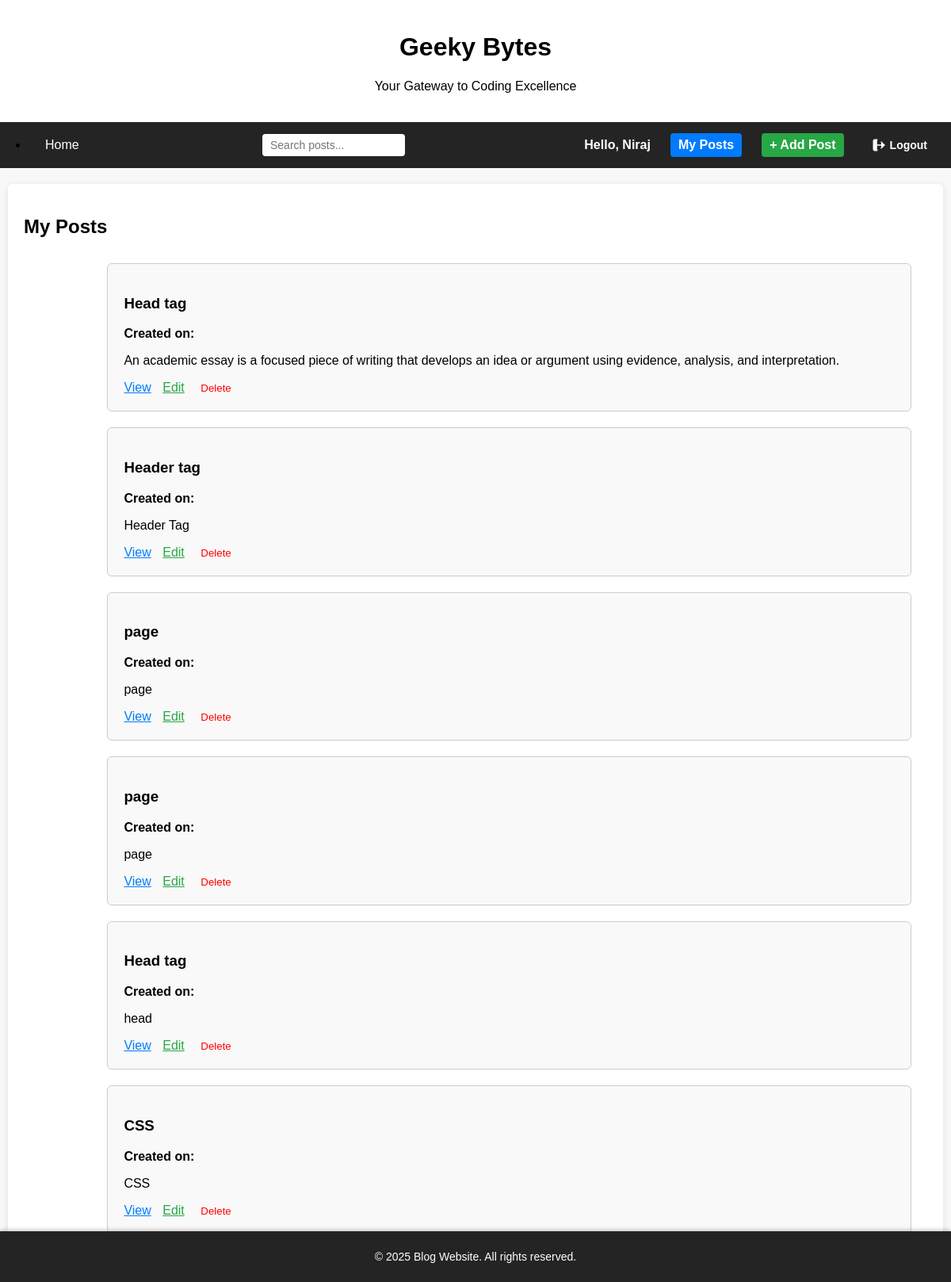
The page /my-post/ (signed in) on the database as committed earlier.
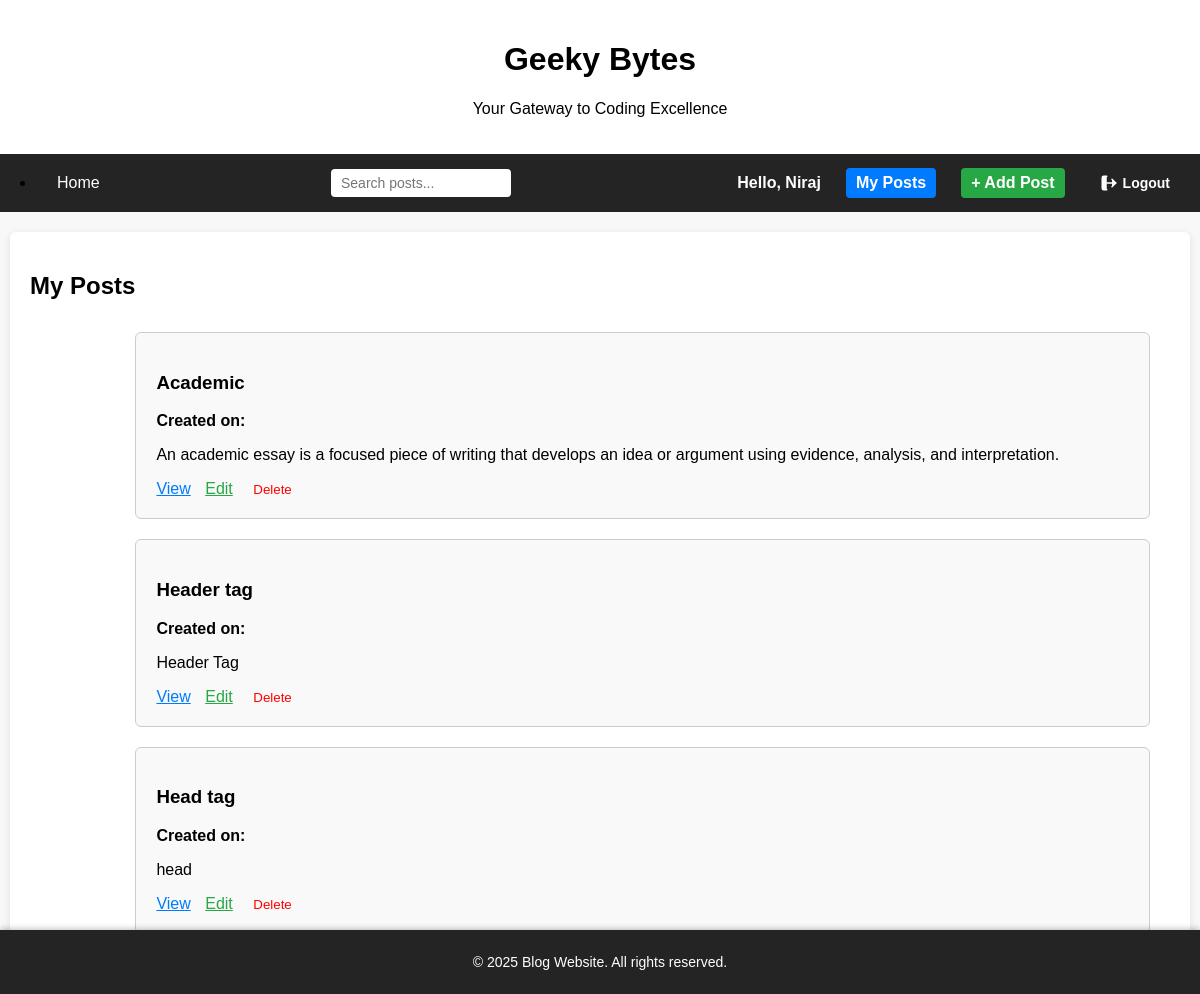
The same page on the database as committed later.
### app/models.py (models this page shows, shortened)
class Blog(models.Model):
    STATUS_CHOICES = [
        ('draft', 'Draft'),
        ('published', 'Published'),
    ]
    category=models.ForeignKey(Category,on_delete=models.CASCADE)
    author=models.ForeignKey(User,on_delete=models.CASCADE)
    slug=models.SlugField(unique=True, blank=True)
    blog_title=models.CharField(max_length=100)
    blog_short_description=models.TextField(max_length=700)
    blog_description=models.TextField(max_length=2000)
    status = models.CharField(max_length=10, choices=STATUS_CHOICES, default='draft')
    created_at=models.DateTimeField(auto_now_add=True)
    updated_at=models.DateTimeField(auto_now=True)
    is_published=models.BooleanField(default=False)
    image=models.ImageField(upload_to='blog_images/',blank=True,null=True)

### app/views.py (the view)
# urls.py: path('my-post/', views.my_post, name='my-post'),
@login_required
def my_post(request):
    posts = Blog.objects.filter(author=request.user)
    return render(request, 'mypost.html', {'user_posts': posts})

### template/mypost.html (shortened to what this page needs)
{% extends 'includes/base.html' %}
{% block content %}
<div class="container">
  {% if user_posts %}
  <h2 style="margin-bottom: 100px;">My Posts</h2>
  <main style="margin-top: 80px;">
      {%for i in user_posts%}
      <div style="border: 1px solid #ccc; padding: 20px; margin-bottom: 20px; border-radius: 6px; background-color: #f9f9f9;">
        <h3>{{ i.blog_title }}</h3>
        <p><strong>Created on:</strong> {{ post.created_at|date:"F d, Y" }}</p>
        <p>{{ i.blog_short_description }}</p>
        <div style="margin-top: 10px;">
          <a href="{% url 'blog_detail' i.slug %}" style="margin-right: 10px; color: #007bff;">View</a>
          <a href="{%url 'update' i.slug %}" style="margin-right: 10px; color: #28a745;">Edit</a>
          <form method="POST" action="{%url 'delete' i.slug %}" style="display: inline;">
            <button type="submit" onclick="return confirm('Are you sure you want to delete this post?');" style="background: none; border: none; color: red; cursor: pointer;">Delete</button>
          </form>
        </div>
      </div>
      {%endfor%}
    </main>
  {%else%}
  <h1 style="margin-right: 900px;">No post yet</h1>
  {% endif %}
</div>
{% endblock %}

Rows that differ between the two databases and show on the page:
removed Blog: blog_title "page", blog_short_description "page"
removed Blog: blog_title "page", blog_short_description "page"
removed Blog: blog_title "CSS", blog_short_description "CSS"
changed Blog: blog_title "Head tag" → "Academic"
